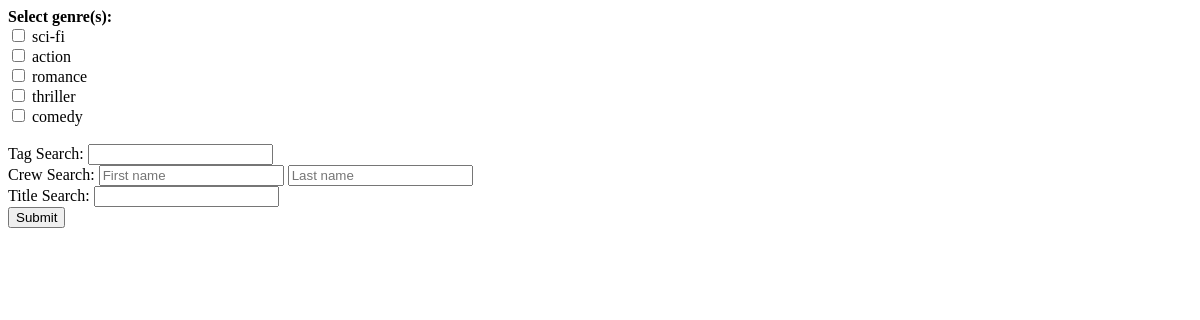
The app's page /search/ (signed in), older data.
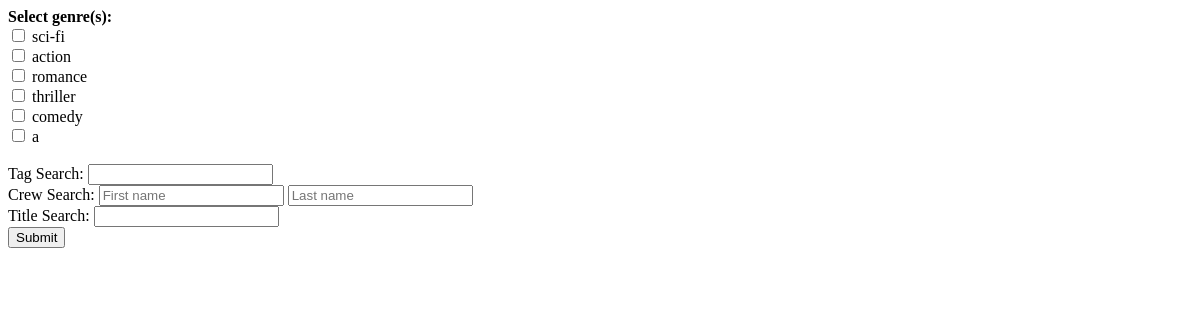
The same page, newer data.
### movies/models.py (models this page shows, shortened)
class Genre(models.Model):
	g_name = models.CharField(max_length=30)

### mysite/views.py (the view)
# urls.py: url(r'^search/$', search),
def search(request):
	errors = []
	g_ids = []
	if 'Search' in request.GET:
		movies = Movie.objects.all()
		if 'g_id' in request.GET:
			g_ids = request.GET.getlist('g_id')
			if g_ids:
				movies = movies.filter(genre__id__in=g_ids)
		if 'tag_q' in request.GET:
			tag_q = request.GET['tag_q']
			if tag_q:
				movies = movies.filter(tag__t_name__icontains=tag_q)
		if 'crew_q' in request.GET:
			crew_q = request.GET['crew_q']
			if crew_q:
				movies = movies.filter(crew__crew_first_name__icontains=crew_q)
		if 'crew_q2' in request.GET:
			crew_q2 = request.GET['crew_q2']
			if crew_q2:
				movies = movies.filter(crew__crew_last_name__icontains=crew_q2)
		if 'title_q' in request.GET:
			title_q = request.GET['title_q']
			if title_q:
				movies = movies.filter(title__icontains=title_q)
		return render(request, 'search_results.html', {'genre': Genre.objects.filter(id__in=g_ids),
								'tag': tag_q,
								'crew': crew_q,
								'title': title_q,
								'movies': movies.distinct, })
	else:
		genres = Genre.objects.all()
		return render(request, 'search_form.html', {'errors': errors,
							    'genres': genres,})

### templates/search_form.html (shortened to what this page needs)
<html>
<head>
</head>
<body>
        <form action="/search/" method="get">
		<strong>Select genre(s): </strong>
		<br>
		{% for genre in genres %}
			<input type="checkbox" name='g_id' value={{genre.id}}> {{genre.g_name}}<br>
		{% endfor %}
                <br>
                Tag Search:
                <input type="text" name="tag_q">
                <br>
		Crew Search:
		<input type="text" name="crew_q" placeholder="First name">
		<input type="text" name="crew_q2" placeholder='Last name'>
		<br>
		Title Search:
		<input type="text" name="title_q">
		<br>
		<input type="submit" name="Search">
		<br>
        </form>
</body>
</html>

Row changes from the older to the newer data that the page shows:
added Genre: g_name "a"
